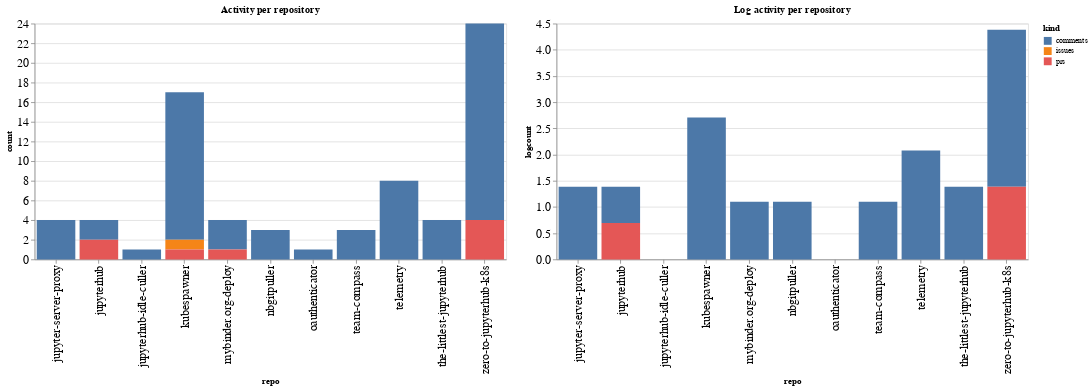

The cell this chart's notebook holds for it:
### Code cell
ch1 = alt.Chart(repo_summaries, width=600, title="Activity per repository").mark_bar().encode(
    x='repo',
    y='count',
    color='kind',
    tooltip="kind"
)

ch2 = alt.Chart(repo_summaries, width=600, title="Log activity per repository").mark_bar().encode(
    x='repo',
    y='logcount',
    color='kind',
    tooltip="kind"
)

ch1 | ch2

### Figure 1 — Vega-Lite specification as saved in the notebook (floating-point values rounded to 4 significant figures)
{"config": {"axisLeft": {"labelFontSize": 15}, "axisBottom": {"labelFontSize": 15}}, "hconcat": [{"mark": "bar", "encoding": {"color": {"type": "nominal", "field": "kind"}, "tooltip": {"type": "nominal", "field": "kind"}, "x": {"type": "nominal", "field": "repo"}, "y": {"type": "quantitative", "field": "count"}}, "title": "Activity per repository", "width": 600}, {"mark": "bar", "encoding": {"color": {"type": "nominal", "field": "kind"}, "tooltip": {"type": "nominal", "field": "kind"}, "x": {"type": "nominal", "field": "repo"}, "y": {"type": "quantitative", "field": "logcount"}}, "title": "Log activity per repository", "width": 600}], "data": {"name": "data-51b822416f6e86040b9d68edb6a88f8c"}, "$schema": "https://vega.github.io/schema/vega-lite/v4.8.1.json", "datasets": {"data-51b822416f6e86040b9d68edb6a88f8c": [{"repo": "jupyter-server-proxy", "kind": "comments", "count": 4, "logcount": 1.386}, {"repo": "jupyterhub", "kind": "comments", "count": 2, "logcount": 0.6931}, {"repo": "jupyterhub", "kind": "prs", "count": 2, "logcount": 0.6931}, {"repo": "jupyterhub-idle-culler", "kind": "comments", "count": 1, "logcount": 0.0}, {"repo": "kubespawner", "kind": "comments", "count": 15, "logcount": 2.708}, {"repo": "kubespawner", "kind": "issues", "count": 1, "logcount": 0.0}, {"repo": "kubespawner", "kind": "prs", "count": 1, "logcount": 0.0}, {"repo": "mybinder.org-deploy", "kind": "comments", "count": 3, "logcount": 1.099}, {"repo": "mybinder.org-deploy", "kind": "prs", "count": 1, "logcount": 0.0}, {"repo": "nbgitpuller", "kind": "comments", "count": 3, "logcount": 1.099}, {"repo": "oauthenticator", "kind": "comments", "count": 1, "logcount": 0.0}, {"repo": "team-compass", "kind": "comments", "count": 3, "logcount": 1.099}, {"repo": "telemetry", "kind": "comments", "count": 8, "logcount": 2.079}, {"repo": "the-littlest-jupyterhub", "kind": "comments", "count": 4, "logcount": 1.386}, {"repo": "zero-to-jupyterhub-k8s", "kind": "comments", "count": 20, "logcount": 2.996}, {"repo": "zero-to-jupyterhub-k8s", "kind": "prs", "count": 4, "logcount": 1.386}]}}
